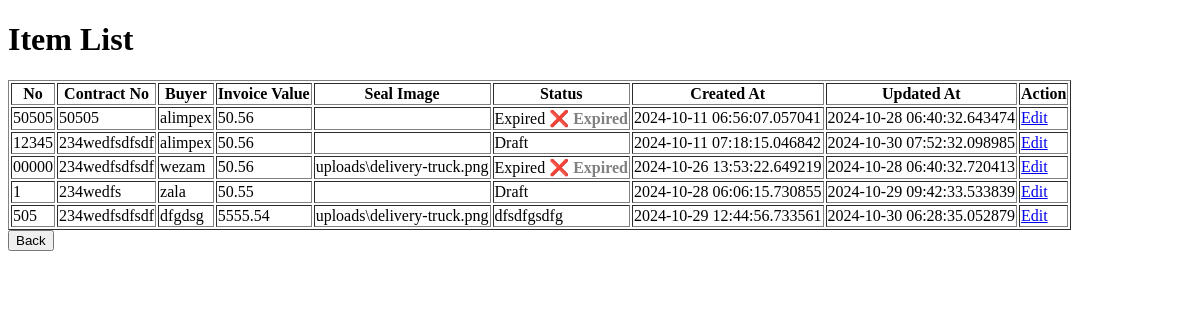
The page /list_items on the database as committed earlier.
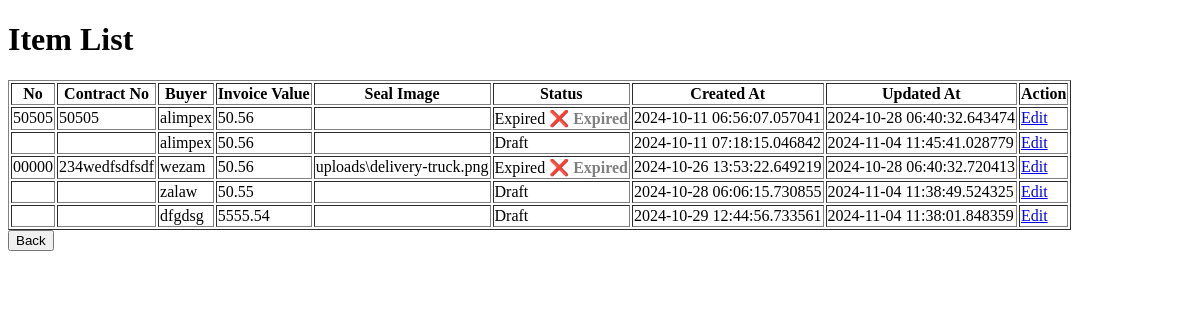
The same page on the database as committed later.
### app.py (models this page shows, shortened)
class FormData(db.Model):
    id = db.Column(db.Integer, primary_key=True)
    no = db.Column(db.String(100), nullable=False)
    contract_no = db.Column(db.String(100), nullable=False)
    cert_no = db.Column(db.String(100), nullable=False)
    grade = db.Column(db.String(100), nullable=False)
    buyer = db.Column(db.String(100), nullable=False)
    invoice_value = db.Column(db.Float, nullable=False)
    payment_term = db.Column(db.String(50), nullable=False)
    seal_image = db.Column(db.String(200), nullable=True)
    undertaking_image = db.Column(db.String(200), nullable=True)
    documentary_credit = db.Column(db.String(200), nullable=True)
    bags = db.Column(db.String(200), nullable=True)
    mts = db.Column(db.String(200), nullable=True)
    fcl = db.Column(db.String(200), nullable=True)
    clu_inspected_date = db.Column(db.String(200), nullable=True)
    clu_result = db.Column(db.String(200), nullable=True)
    destination = db.Column(db.String(200), nullable=True)
    permit_number = db.Column(db.String(200), nullable=True)
    lpco_number = db.Column(db.String(200), nullable=True)
    shipping_line = db.Column(db.String(200), nullable=True)
    pss_sample_date = db.Column(db.String(100), nullable=False)
    pss_sample_result_date = db.Column(db.String(100), nullable=False)
    pss_result = db.Column(db.String(50), nullable=False)
    pss_comment = db.Column(db.Text, nullable=True)
    booking_number = db.Column(db.String(100), nullable=False)
    booking_confirmation_image = db.Column(db.String(200), nullable=True)
    container_number = db.Column(db.String(100), nullable=False)
    container_image = db.Column(db.String(200), nullable=True)
    seal_number = db.Column(db.String(100), nullable=False)
    date_loaded_from_wh = db.Column(db.String(100), nullable=False)
    transitor_name = db.Column(db.String(100), nullable=False)
    transitor_operation_number = db.Column(db.String(100), nullable=False)
    insurance_company = db.Column(db.String(100), nullable=False)
    insurance_amount = db.Column(db.Float, nullable=False)
    truck_or_train_plate_number = db.Column(db.String(100), nullable=False)
    driver_phone_number = db.Column(db.String(100), nullable=False)
    djibouti_forwarder = db.Column(db.String(100), nullable=False)
    djibouti_forwarder_contact = db.Column(db.String(100), nullable=False)
    vessel_date = db.Column(db.String(100), nullable=False)
    vessel_name = db.Column(db.String(100), nullable=False)
    bill_no = db.Column(db.String(100), nullable=False)
    date_received_obl = db.Column(db.String(100), nullable=False)
    date_docs_sent_to_bank = db.Column(db.String(100), nullable=False)
    docs_awb_number = db.Column(db.String(100), nullable=False)
    date_credit_advice_received = db.Column(db.String(100), nullable=False)
    payment_status = db.Column(db.String(100), nullable=False)
    amount_settled = db.Column(db.Float, nullable=False)
    bank = db.Column(db.String(100), nullable=False)
    ecd_number = db.Column(db.String(100), nullable=False)
    status = db.Column(db.String(100), nullable=False, default='Draft')  # Status starts as Draft
    remark = db.Column(db.String(100), nullable=False)
    railway_bill_image = db.Column(db.String(200), nullable=True)
    payment_receipt_image = db.Column(db.String(200), nullable=True)
    trackway_bill_image = db.Column(db.String(200), nullable=True)
    nb_contract_image = db.Column(db.String(200), nullable=True)
    commercial_invoice_image = db.Column(db.String(200), nullable=True)
    pl_image = db.Column(db.String(200), nullable=True)
    vgm_image = db.Column(db.String(200), nullable=True)
    payment_recieptt_image = db.Column(db.String(200), nullable=True)
    created_at = db.Column(db.DateTime, default=datetime.utcnow)  # Track when form is created
    updated_at = db.Column(db.DateTime, onupdate=datetime.utcnow)  # Track when form is updated

### app.py (the view)
@app.route('/list_items', methods=['GET'])
def list_items():
    items = FormData.query.all()  # Assuming FormData contains all your item details
    return render_template('list.html', items=items)

### templates/list.html (shortened to what this page needs)
<!DOCTYPE html>
<html lang="en">
<head>
</head>
<body>
<h1>Item List</h1>
<table border="1">
    <thead>
        <tr>
            <th>No</th>
            <th>Contract No</th>
            <th>Buyer</th>
            <th>Invoice Value</th>
            <th>Seal Image</th>
            <th>Status</th>
            <th>Created At</th>
            <th>Updated At</th>
            <th>Action</th>
        </tr>
    </thead>
    <tbody>
        {% for item in items %}
        <tr>
            <td onclick="toggleHistory('{{ item.form_data_id }}')" style="cursor:pointer;">{{ item.no }}</td>
            <td>{{ item.contract_no }}</td>
            <td>{{ item.buyer }}</td>
            <td>{{ item.invoice_value }}</td>
            <td>{{ item.seal_image }}</td>
            <td>
                {{ item.status }}
                {% if item.status == 'Expiring Soon' %}
                    <span class="expiring-soon" title="This form is close to expiring!">⚠️ Expiring Soon</span>
                {% elif item.status == 'Expired' %}
                    <span class="expired" title="This form has expired!">❌ Expired</span>
                {% endif %}
            </td>
            <td>{{ item.created_at }}</td>
            <td>{{ item.updated_at }}</td>
            <td><a href="{{ url_for('edit_item', contract_no=item.contract_no) }}">Edit</a></td>
        </tr>
        {% endfor %}
    </tbody>
</table>
<button type="button" onClick="window.location.href='/'">Back</button>
</body>
</html>

### templates/list.html (style rules this page uses)
.expired { color: gray; font-weight: bold; }

Rows that differ between the two databases and show on the page:
changed FormData (number 2 of 5 on the later page): updated_at "2024-10-30 07:52:32.098985" → "2024-11-04 11:45:41.028779"; no "12345" → (not shown); contract_no "234wedfsdfsdf" → (not shown)
changed FormData: buyer "zala" → "zalaw"; updated_at "2024-10-29 09:42:33.533839" → "2024-11-04 11:38:49.524325"; no "1" → (not shown); contract_no "234wedfs" → (not shown)
changed FormData "dfgdsg": status "dfsdfgsdfg" → "Draft"; updated_at "2024-10-30 06:28:35.052879" → "2024-11-04 11:38:01.848359"; no "505" → (not shown); contract_no "234wedfsdfsdf" → (not shown); seal_image "uploads\\delivery-truck.png" → (not shown)
